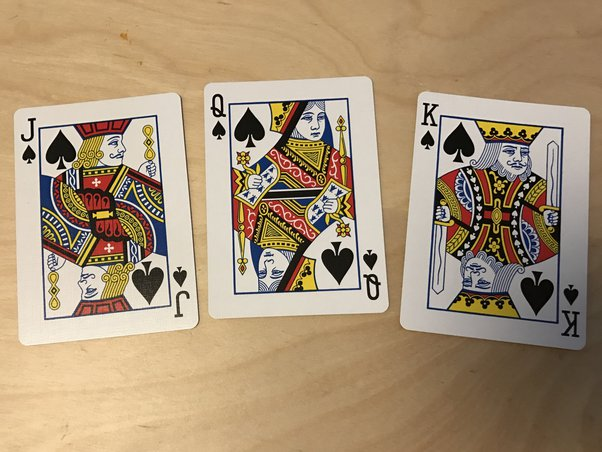
#> input picture Artificial Intelligence Basics/OpenCV_Notes/Resources/King Cards.jpg, 602 x 452 px, found by its file name
$ python Joining.py
#> lines starting #> are read from the running program, lines starting #| are printed output that depends on the picture; after the words box and inside, x2 and y2 are one past the last pixel; in counts of white or black regions, pixels touching at a corner belong together
import cv2
import numpy as np

path = 'Resources\\King Cards.jpg'

def empty(a):
    pass

cv2.namedWindow('Trackbars')
cv2.resizeWindow('Trackbars', 640, 480)
cv2.createTrackbar('Hue1', 'Trackbars', 0, 255, empty)
#> slider 'Hue1' is set to 85
cv2.createTrackbar('Hue2', 'Trackbars', 255, 255, empty)
cv2.createTrackbar('Saturation1', 'Trackbars', 0, 255, empty)
#> slider 'Saturation1' is set to 85
cv2.createTrackbar('Saturation2', 'Trackbars', 255, 255, empty)
cv2.createTrackbar('Value1', 'Trackbars', 0, 255, empty)
#> slider 'Value1' is set to 85
cv2.createTrackbar('Value2', 'Trackbars', 255, 255, empty)

while True:
    img = cv2.imread(path)
#> img is the input picture: shape (452, 602, 3); mean B, G, R 119.3, 146.9, 168.7
    img2 = cv2.cvtColor(img, cv2.COLOR_BGR2HSV)
#> img2: shape (452, 602, 3); mean H, S, V 27.4, 86.5, 169.8

    h_lower = cv2.getTrackbarPos('Hue1', 'Trackbars')
    h_upper = cv2.getTrackbarPos('Hue2', 'Trackbars')
    s_lower = cv2.getTrackbarPos('Saturation1', 'Trackbars')
    s_upper = cv2.getTrackbarPos('Saturation2', 'Trackbars')
    v_lower = cv2.getTrackbarPos('Value1', 'Trackbars')
    v_upper = cv2.getTrackbarPos('Value2', 'Trackbars')
    print(h_lower,h_upper,s_lower,s_upper,v_lower,v_upper)

    lower = np.array([h_lower, s_lower, v_lower])
    upper = np.array([h_upper, s_upper, v_upper])
    mask = cv2.inRange(img, lower, upper)
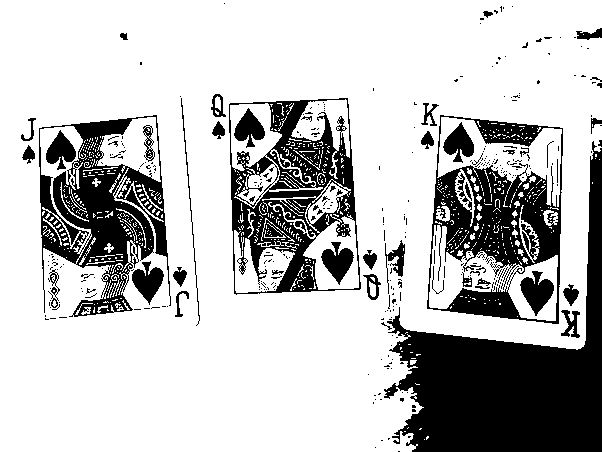
#> mask: shape (452, 602); 75.1% white; 349 black regions (301 under 20 px), largest, box (x1, y1, x2, y2) and area: (384, 141, 602, 452) 24622, (427, 115, 563, 324) 11667, (39, 115, 171, 317) 11265
    final = cv2.bitwise_and(img, img, mask=mask)
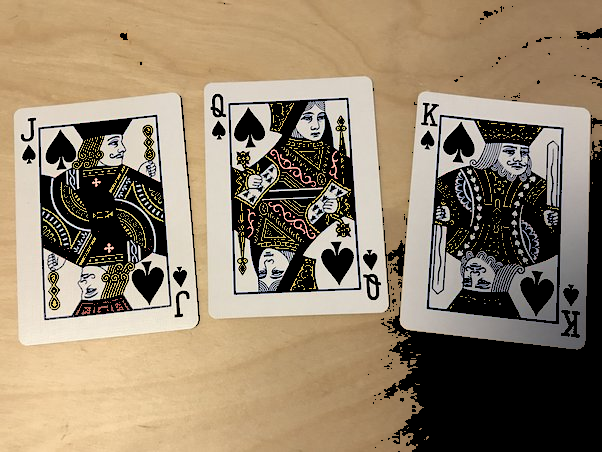
#> final: shape (452, 602, 3); mean B, G, R 107.9, 130.3, 146.7

    cv2.imshow('King', img)
    cv2.imshow('img', img2)
    cv2.imshow('mask', mask)
    cv2.imshow('final', final)

    if cv2.waitKey(1) & 0xFF == ord('q'):
#> (key q is pressed here)
        break

$ run again, with Artificial Intelligence Basics/OpenCV_Notes/Resources/puppy.jpg copied over Artificial Intelligence Basics/OpenCV_Notes/Resources/King Cards.jpg
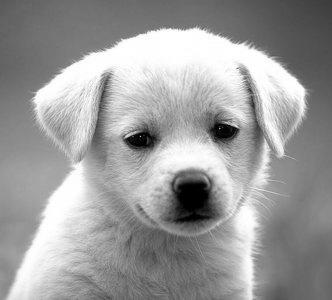
#> input picture Artificial Intelligence Basics/OpenCV_Notes/Resources/puppy.jpg, 332 x 300 px, found by its file name
#> img is the input picture: shape (300, 332, 3); min 0, max 255, mean 155.7
#> img2: shape (300, 332, 3); mean H, S, V 0, 0, 155.7
#> `mask = cv2.inRange(img, lower, upper)`:
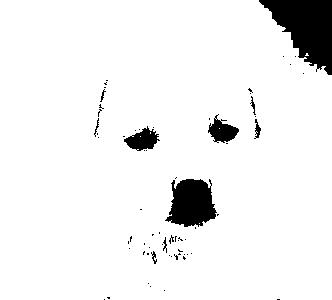
#> mask: shape (300, 332); 93.7% white; 66 black regions (56 under 20 px), largest, box (x1, y1, x2, y2) and area: (259, 0, 332, 75) 3134, (165, 179, 217, 227) 1783, (124, 126, 160, 151) 495
#> `final = cv2.bitwise_and(img, img, mask=mask)`:
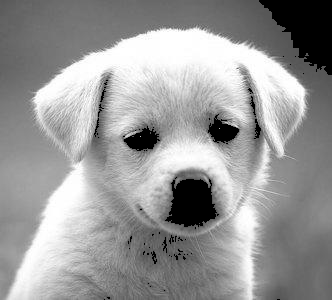
#> final: shape (300, 332, 3); min 0, max 255, mean 152.2
